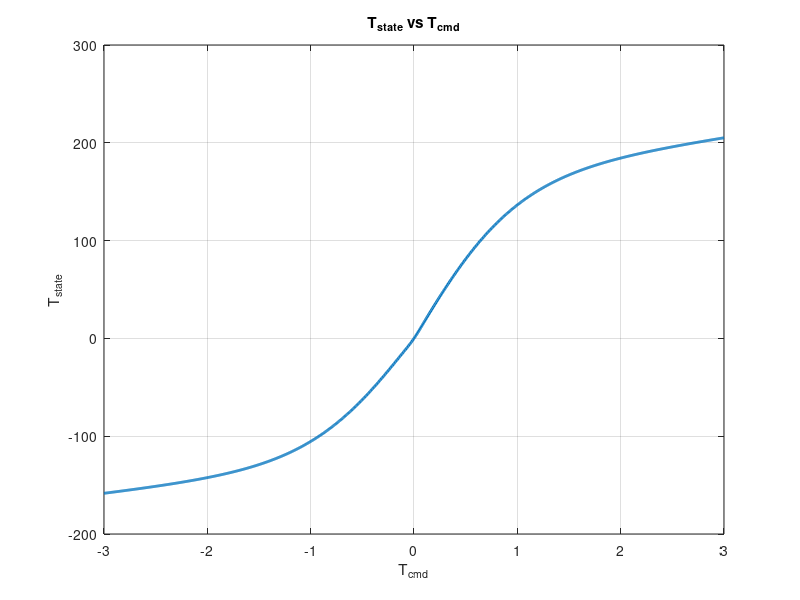

MATLAB code to generate this figure:
% Parameters
s = 25;
k = 1;
KPrvs = 12.2293;
KPfwd = 15.8382;
dead_rps = 10.0;

a1 = KPrvs * dead_rps;
a2 = KPfwd * dead_rps;
b1 = KPrvs;
b2 = KPfwd;

% T_cmd 범위
T_cmd = linspace(-3, 3, 1000);

% T_state 계산
T_state = (1 ./ (1 + exp(s .* T_cmd))) .* (b1 .* T_cmd + tanh(k .* T_cmd) .* a1) + ...
          (1 ./ (1 + exp(-s .* T_cmd))) .* (b2 .* T_cmd + tanh(k .* T_cmd) .* a2);

% 그래프 출력
figure;
plot(T_cmd, T_state, 'LineWidth', 2);
grid on;
xlabel('T_{cmd}');
ylabel('T_{state}');
title('T_{state} vs T_{cmd}');
